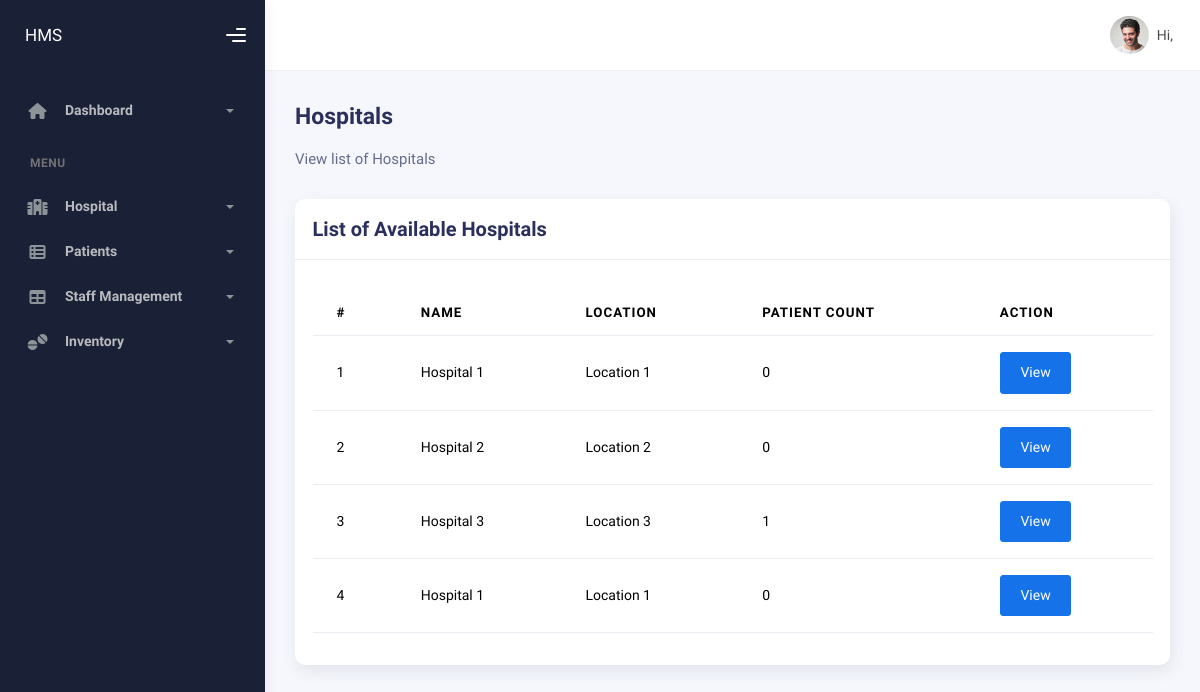
The page /hospital/ (signed in) on the database its author committed.
### hospital/models.py (models this page shows, shortened)
class Hospital(models.Model):
    name = models.CharField(max_length=255)
    location = models.CharField(max_length=255)
    capacity = models.IntegerField()
    created_at = models.DateTimeField(auto_now_add=True)
    updated_at = models.DateTimeField(auto_now=True)

### hospital/views.py (the view)
# urls.py: path("", views.hospital_page, name="hospital"),
@login_required
def hospital_page(request):
    allowed_groups = ["staff"]
    if not request.user.groups.filter(name__in=allowed_groups).exists():
        return HttpResponseForbidden("You are not authorized to view this page.")
    hospitals = Hospital.objects.all()
    context = {}
    context["hospitals"] = hospitals
    return render(request, "hospital/hospital.html", context)

### hospital/templates/hospital/hospital.html (shortened to what this page needs)
{% extends "layout/base.html" %}
{% block heading %}Hospitals{% endblock heading %}
{% block mute_heading %}View list of Hospitals{% endblock mute_heading %}
{% block content %}
<div class="row">
    <div class="col-12">
        <div class="card">
            <div class="card-header">
                <div class="card-title">List of Available Hospitals</div>
            </div>
            <div class="card-body">
                <table class="table mt-3">
                    <thead>
                        <tr>
                            <th scope="col">#</th>
                            <th scope="col">Name</th>
                            <th scope="col">Location</th>
                            <th scope="col">Patient Count</th>
                            <th scope="col">Action</th>
                        </tr>
                    </thead>
                    <tbody>
                    {% for hospital in hospitals %}
                        <tr>
                            <td>{{ forloop.counter }}</td>
                            <td>{{ hospital.name }}</td>
                            <td>{{ hospital.location }}</td>
                            <td>{{ hospital.patients.count }}</td>
                            <td>
                                <a class="btn btn-primary" href="#!">View</a>
                            </td>
                        </tr>
                    {% endfor %}
                    </tbody>
                </table>
            </div>
        </div>
    </div>
</div>
{% endblock content %}

### rows shown on the page
Hospital: name "Hospital 1", location "Location 1", patients.count "0"
Hospital: name "Hospital 2", location "Location 2", patients.count "0"
Hospital: name "Hospital 3", location "Location 3", patients.count "1"
Hospital: name "Hospital 1", location "Location 1", patients.count "0"
